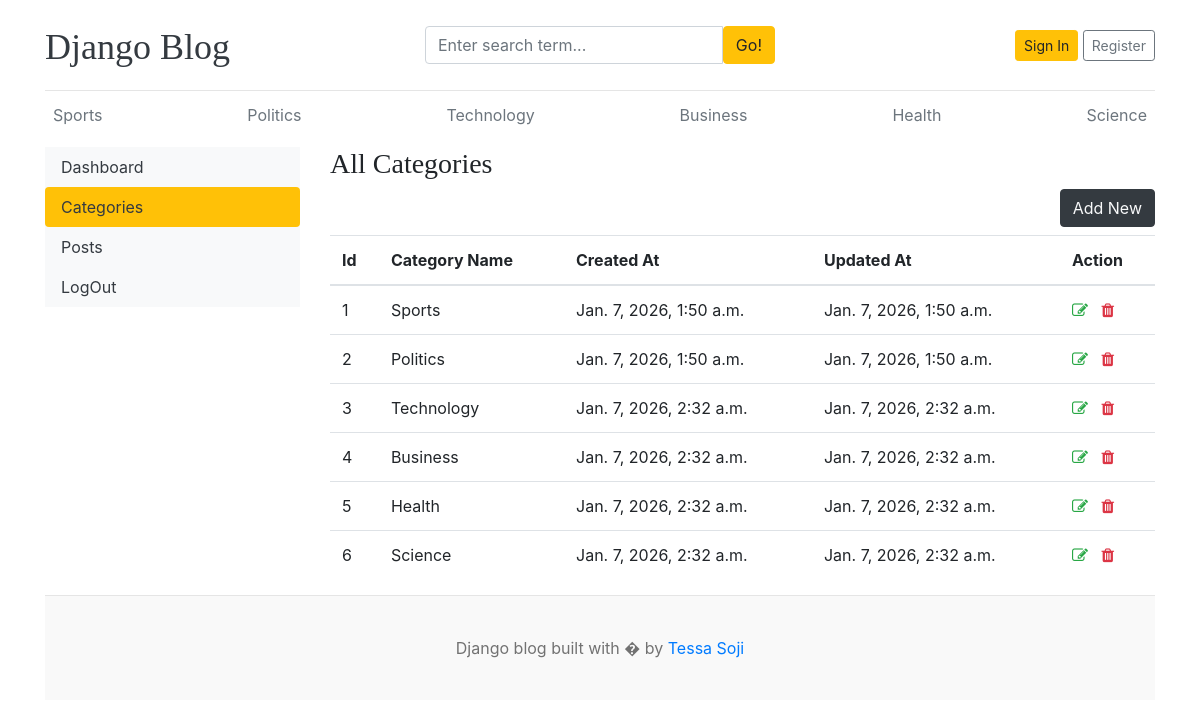
/dashboard/categories/, run on the app's committed database.
### blogs/models.py (models this page shows)
class Category(models.Model):
    category_name=models.CharField(max_length=100,unique=True)
    created_at=models.DateTimeField(auto_now_add=True)
    updated_at=models.DateTimeField(auto_now=True)
    class Meta:
        verbose_name_plural = "Categories"
    def __str__(self):
        return self.category_name

### dashboards/views.py (the view)
# urls.py: path('categories/',views.categories,name='categories'),
def categories(request):
    return render(request, 'dashboard/categories.html')

### blog_main/context_processors.py (called while the page is built)
def get_categories(request):
    categories = Category.objects.all().order_by('created_at')
    return dict(categories=categories)

def get_social_links(request):
    social_links = Sociallink.objects.all()
    return dict(social_links=social_links)

### templates/dashboard/categories.html (shortened to what this page needs)
{% extends 'base.html' %}
{% block content %}
<div class="row">
        {% include 'dashboard/sidebar.html' %}
        <div class="col-md-9">
            <h3>All Categories</h3>
            <a href="{% url 'add_category' %}" class="btn btn-dark text-light float-right mb-2">Add New</a>
                <table class="table table-hover">
                  <thead>
                    <tr>
                      <th>Id</th>
                      <th>Category Name</th>
                      <th>Created At</th>
                      <th>Updated At</th>
                      <th>Action</th>
                    </tr>
                  </thead>
                  <tbody>
                  {% for i in categories %}
                    <tr>
                      <td>{{ forloop.counter }}</td>
                      <td>{{ i }}</td>
                      <td>{{ i.created_at }}</td>
                      <td>{{ i.updated_at }}</td>
                      <td>
                          <a href="{% url 'edit_category' i.id %}"><i class="fa fa-edit text-success"></i></a>
                          <a href="{% url 'delete_category' i.id %}"><i class="fa fa-trash text-danger"></i></a>
                      </td>
                    </tr>
                  {% endfor %}
                  </tbody>
                </table>
        </div>
</div>
{% endblock %}

### templates/base.html (shortened to what this page needs)
{% load static %}
<!DOCTYPE html>
<html lang="en">
<head>
    <link href="https://getbootstrap.com/docs/4.0/dist/css/bootstrap.min.css" rel="stylesheet">
    <link href="{% static 'css/blog.css' %}" rel="stylesheet">
    <link rel="stylesheet" href="https://cdnjs.cloudflare.com/ajax/libs/font-awesome/4.7.0/css/font-awesome.min.css">
</head>
<body>
    <div class="container">
      <header class="blog-header py-3">
        <div class="row flex-nowrap justify-content-between align-items-center">
          <div class="col-4 pt-1">
            <a class="blog-header-logo text-dark" href="/">Django Blog</a>
          </div>
            <div class="col-4">
                <form actions="{% url 'search' %}" method="GET">
                        <div class="input-group">
                                 <input class="form-control" type="text" name="keyword" value="{{keyword}}" placeholder="Enter search term..." aria-label="Enter search term..." aria-describedby="button-search" />
                                <button type="submit" class="btn btn-warning" id="button-search" type="button">Go!</button>
                    </div>
                </form>
            </div>
          <div class="col-4 d-flex justify-content-end align-items-center">
              {% if user.is_authenticated == False %}
                <a class="btn btn-sm btn-warning" href="{% url 'userlogin' %}">Sign In</a>
                <a class="btn btn-sm btn-outline-secondary" href="{% url 'register' %}">Register</a>
              {% endif %}
          </div>
        </div>
      </header>
      <div class="nav-scroller py-1 mb-2">
        <nav class="nav d-flex justify-content-between">
            {% for i in categories %}
              <a class="p-2 text-muted" href="{% url 'posts_by_category' i.id %}">{{i}}</a>
            {% endfor %}
        </nav>
      </div>
{% block content %}
{% endblock %}
<footer class="blog-footer">
  <p>Django blog built with � by <a href="#">Tessa Soji</a></p>
</footer>
</body>
</html>

### static/CSS/blog.css (style rules this page uses)
.blog-header { border-bottom: 1px solid #e5e5e5; }
.blog-header-logo { font-family: "Playfair Display", Georgia, "Times New Roman", serif; font-size: 2.25rem; }
h1, h2, h3, h4, h5, h6 { font-family: "Playfair Display", Georgia, "Times New Roman", serif; }
.blog-footer { padding: 2.5rem 0; color: #727272; text-align: center; background-color: #f9f9f9; border-top: .05rem solid #e5e5e5; }
.blog-footer p:last-child { margin-bottom: 0; }

### data on the page
Category: category_name "Sports", created_at "Jan. 7, 2026, 1:50 a.m.", updated_at "Jan. 7, 2026, 1:50 a.m."
Category: category_name "Politics", created_at "Jan. 7, 2026, 1:50 a.m.", updated_at "Jan. 7, 2026, 1:50 a.m."
Category: category_name "Technology", created_at "Jan. 7, 2026, 2:32 a.m.", updated_at "Jan. 7, 2026, 2:32 a.m."
Category: category_name "Business", created_at "Jan. 7, 2026, 2:32 a.m.", updated_at "Jan. 7, 2026, 2:32 a.m."
Category: category_name "Health", created_at "Jan. 7, 2026, 2:32 a.m.", updated_at "Jan. 7, 2026, 2:32 a.m."
Category: category_name "Science", created_at "Jan. 7, 2026, 2:32 a.m.", updated_at "Jan. 7, 2026, 2:32 a.m."
